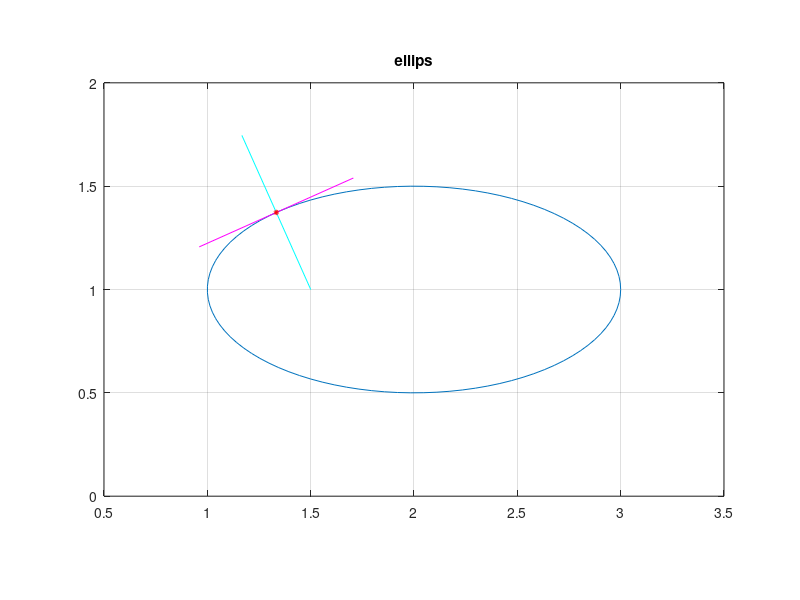

Reproduce this figure in MATLAB.
% cardioiden
clf
shg
t=linspace(0,2*pi,200);
x=2*cos(t)-cos(2*t); y=2*sin(t)-sin(2*t);
for i=1:length(t)
    plot(cos(t),sin(t),'b'), hold on
    plot(2*cos(t(i))+cos(t),2*sin(t(i))+sin(t),'g')
    plot(x(1:i),y(1:i),'r',x(i),y(i),'mo'), hold off
    axis equal, axis([-3.2 3.2 -3.2 3.2]), title('Cardioid')
    pause(0.01)
end

%% Uppgift 1
% Rita ut en cykloid med parameterframst?llning
t = linspace(0, 10*pi);
x = t - sin(t);
y = 1 - cos(t);
plot(x,y)
axis equal
title('cykloiden');

%% Uppgift 2
% Rita upp en ellips mha parameterframst?llning
u = 100;
t = linspace(0, 2*pi, u);

% x-riktning
a = 1;

% y-riktninig
b = 0.5; 

% mittpunkt (2, 1)
p = 2; 
q = 1;

x = p + a*cos(t);
y = q + b*sin(t);

plot(x,y)
axis equal, grid on
title('ellips')

%% Uppgift 3
% Rita tangenten i en punkt t0,
% rita ?ven normalen till tangent
% och markera punkten.
t0 = 2.3;
s = [-0.5 0.5];
x0 = p + a*cos(t0);
y0 = q + b*sin(t0);

dx0 = a * sin(t0);
dy0 = b * -cos(t0);

hold on
plot(x0 + s*dx0, y0 + s*dy0, 'm');  %tangent
plot(x0 + s*dy0, y0 - s*dx0,'c');   %normalen
plot(x0, y0, 'ro', 'markersize', 2, 'linewidth', 2); %lilla cirkeln
hold off
axis([0.5 3.5 0 2])

%% Uppgift 4

L = sum( sqrt( (x(2:end)-x(1:end-1)).^2 + (y(2:end)-y(1:end-1)).^2));

L

fun = @(t) sqrt( (a .* sin(t).^2) + (b .* -cos(t)).^2 );

s = integral(fun ,0, 2*pi)

